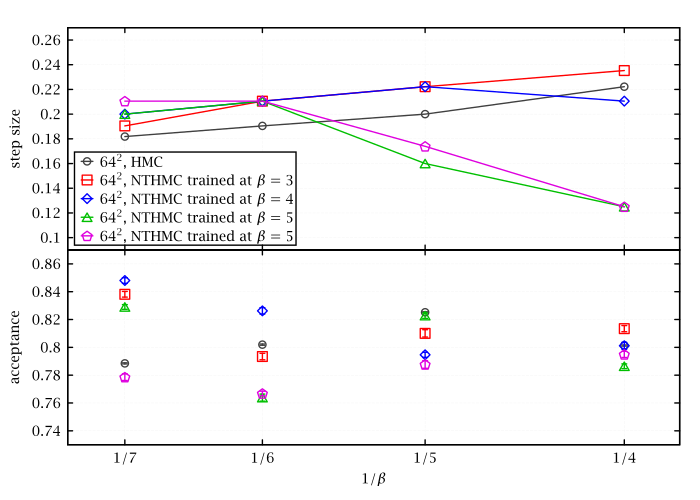

This chart was generated by the following gnuplot code:
set grid lc rgb '#f0f0f0'

set tmargin 2
set bmargin 0
set lmargin 10
set rmargin 3

set log x
set xrange [0.134:0.266]
set multiplot layout 2,1

set key left Left reverse bottom box samplen 1 width +4
set xtics ('' 1./4, '' 1./5, '' 1./6, '' 1./7)
set ylabel 'step size'
set yrange [0.09:0.27]
plot\
	"<paste - - <../../u1_2d/stats/s_hmc_l64_params_stepsize_train   |awk '$2>=4&&$2<=7'" u (1./$2):4 w lp t '$64^2$, HMC',\
	"<paste - - <../../u1_2d/stats/s_nthmc_l64_b3_stepsize_train     |awk '$2>=4&&$2<=7'" u (1./$2):4 w lp t '$64^2$, NTHMC trained at $\beta=3$',\
	"<paste - - <../../u1_2d/stats/s_nthmc_l64_b4_cn8_stepsize_train |awk '$2>=4&&$2<=7'" u (1./$2):4 w lp t '$64^2$, NTHMC trained at $\beta=4$',\
	"<paste - - <../../u1_2d/stats/s_nthmc_l64_b5_stepsize_train     |awk '$2>=4&&$2<=7'" u (1./$2):4 w lp t '$64^2$, NTHMC trained at $\beta=5$',\
	"<paste - - <../../u1_2d/stats/s_nthmc_l64_b5_cn10_stepsize_train|awk '$2>=4&&$2<=7'" u (1./$2):4 w lp t '$64^2$, NTHMC trained at $\beta=5$'

set tmargin 0
set bmargin 4

unset key
set xtics ('$1/4$' 1./4, '$1/5$' 1./5, '$1/6$' 1./6, '$1/7$' 1./7)
set xlabel '$1/\beta$'
set ylabel 'acceptance'
set yrange [0.73:0.87]
plot\
	"<grep -Ev '^(#|$)' ../../u1_2d/stats/s_hmc_l64_params_accept_post_train   |paste - - - -" u (1./$2):8:10 w e t '$64^2$, HMC',\
	"<grep -Ev '^(#|$)' ../../u1_2d/stats/s_nthmc_l64_b3_accept_post_train     |paste - - - -" u (1./$2):8:10 w e t '$64^2$, NTHMC trained at $\beta=3$',\
	"<grep -Ev '^(#|$)' ../../u1_2d/stats/s_nthmc_l64_b4_cn8_accept_post_train |paste - - - -" u (1./$2):8:10 w e t '$64^2$, NTHMC trained at $\beta=4$',\
	"<grep -Ev '^(#|$)' ../../u1_2d/stats/s_nthmc_l64_b5_accept_post_train     |paste - - - -" u (1./$2):8:10 w e t '$64^2$, NTHMC trained at $\beta=5$',\
	"<grep -Ev '^(#|$)' ../../u1_2d/stats/s_nthmc_l64_b5_cn10_accept_post_train|paste - - - -" u (1./$2):8:10 w e t '$64^2$, NTHMC trained at $\beta=5$'

unset multiplot
